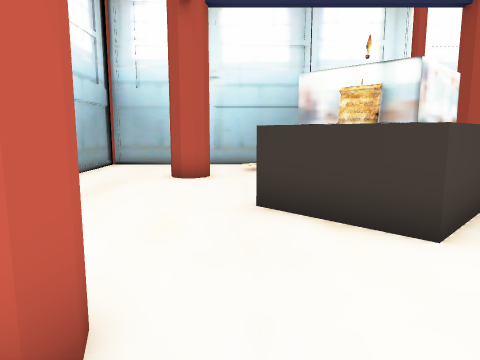
view 1 (above)

13 first-person views from a walk through a scene from a Unity 3-D project. The camera is 1.2 m above the floor, tilts 8° down and sees 70° across. The floor is counted in squares, 1 m on a side. Each view is taken from the middle of a square. On the plan, view 1 faces up. The plan holds only what a view shows up to about 14 squares ahead; the rest is blank. Some surface patterns are stand-ins.

view 2
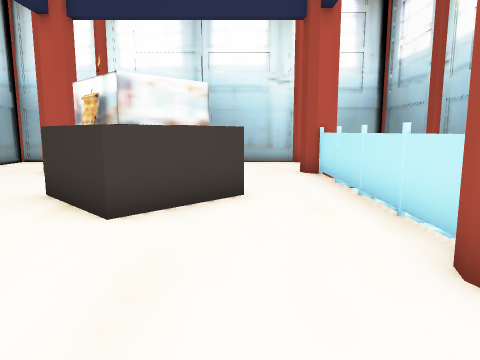

view 3
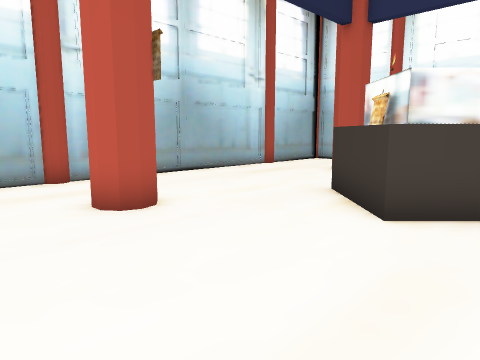

view 4
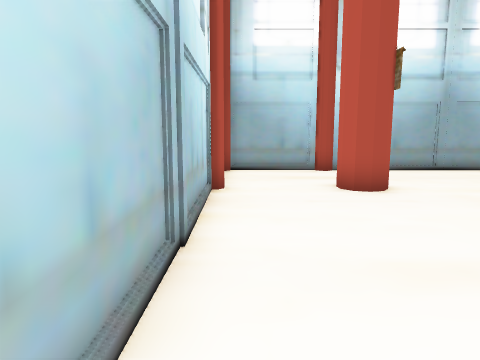

view 5
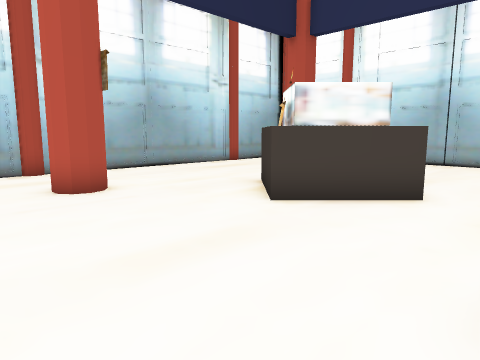

view 6
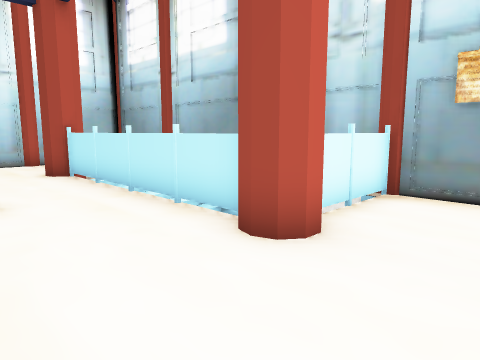

view 7
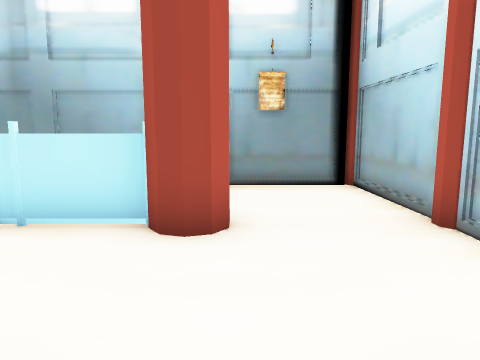

view 8
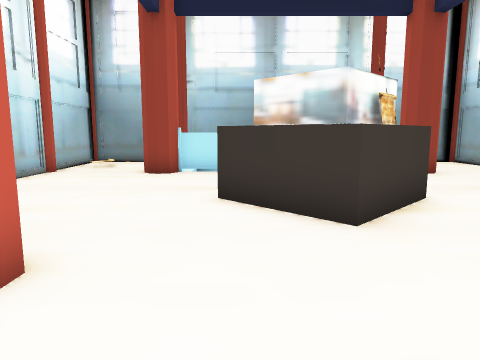

view 9
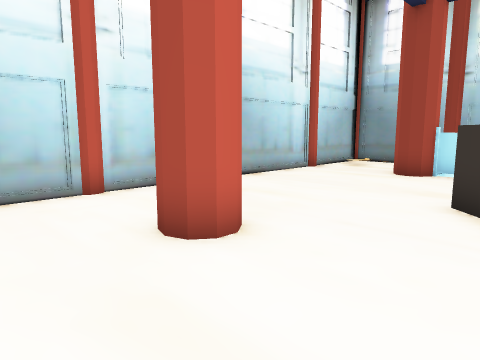

view 10
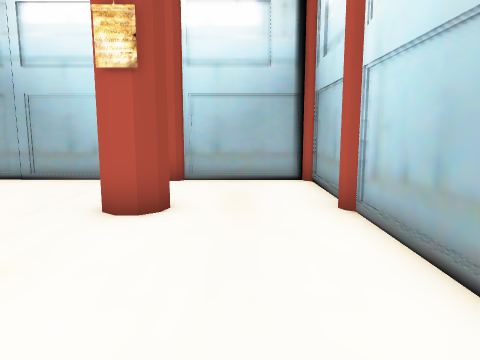

view 11
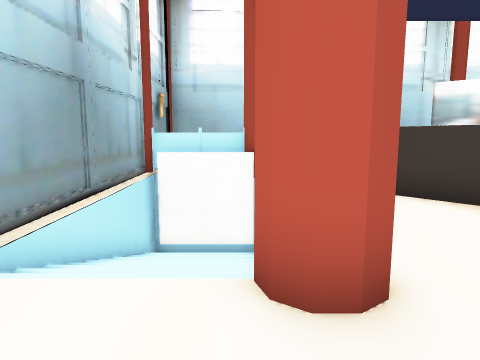

view 12
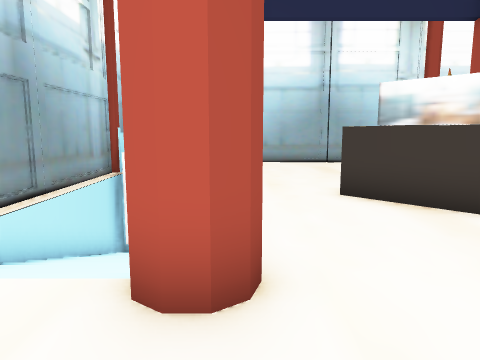

view 13
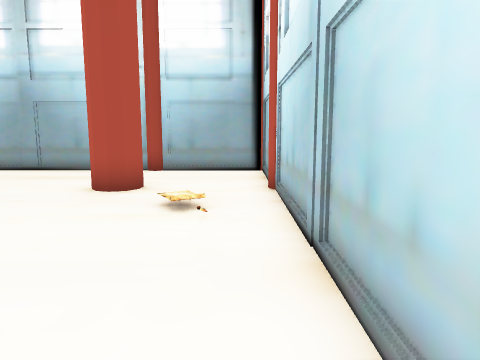

### Floor plan
Key: @ floor where view 1 was taken; # wall or solid block; . floor; / step, stairs or slope; = window, fence, low wall or low ledge.
Columns run from 5 left of view 1 to 10 right of it. Each row starts with its distance up from view 1.
 13 ################
 12 #............/.#
 11 #..............#
 10 #..............#
  9 #...#......#///#
  8 #..........=///#
  7 #......##..=///#
  6 #.....####.=///#
  5 #.....####.=///#
  4 #......##..=///#
  3 #..........=///#
  2 #...#......##==#
  1 #..............#
  0 #....@.........#
 -1 #..............#
 -2 ################

Positions as (right, up) in squares from view 1, and headings:
1: (0, 0), facing up
2: (4, -1), facing up
3: (4, -1), facing up-left
4: (6, -1), facing left
5: (6, -1), facing up-left
6: (3, -1), facing up-right
7: (2, 1), facing right
8: (-4, 7), facing right
9: (-4, 6), facing up-right
10: (-3, 7), facing down
11: (7, 12), facing down
12: (6, 12), facing down
13: (6, 12), facing left
